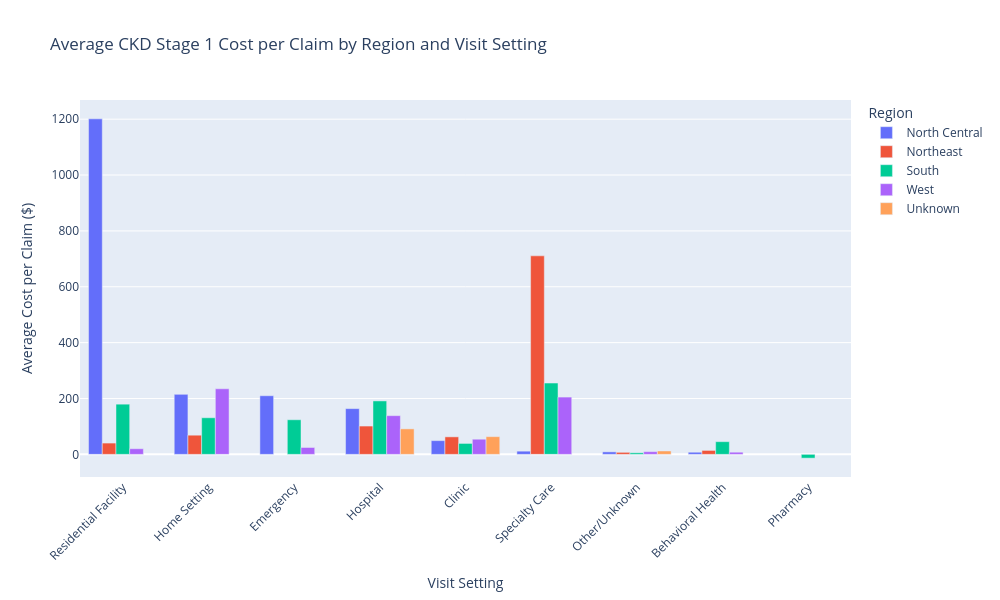
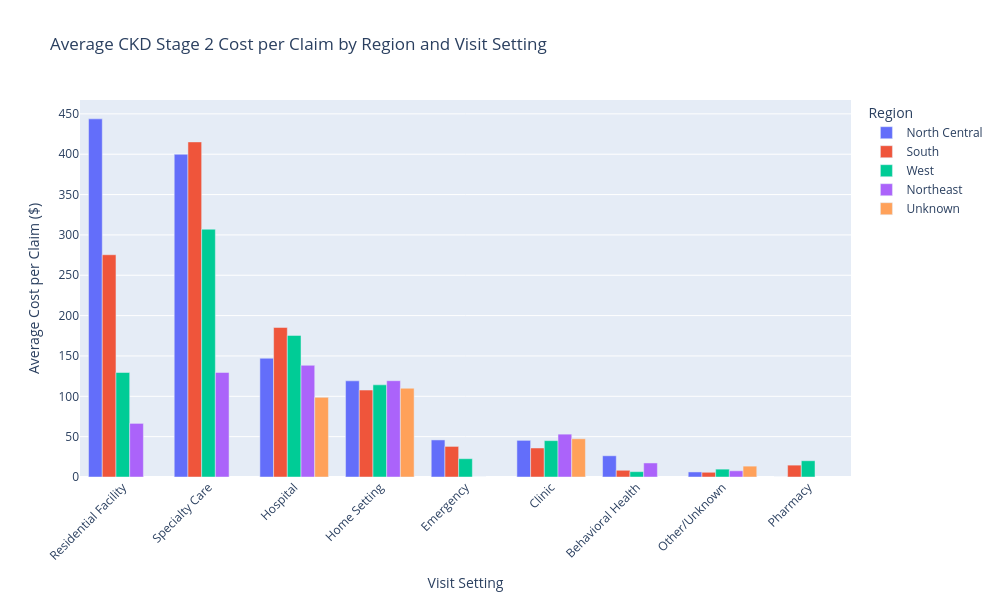
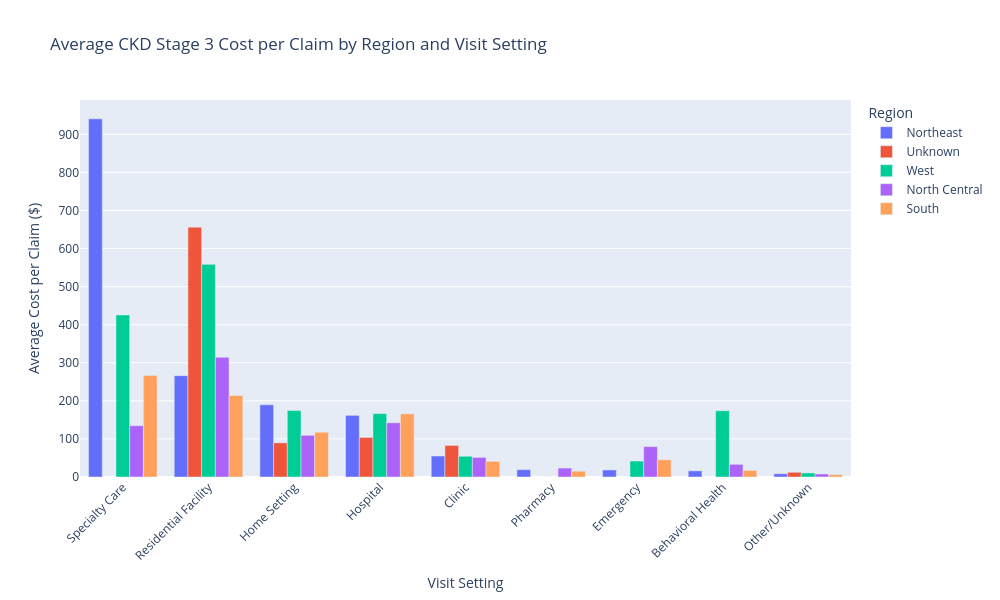
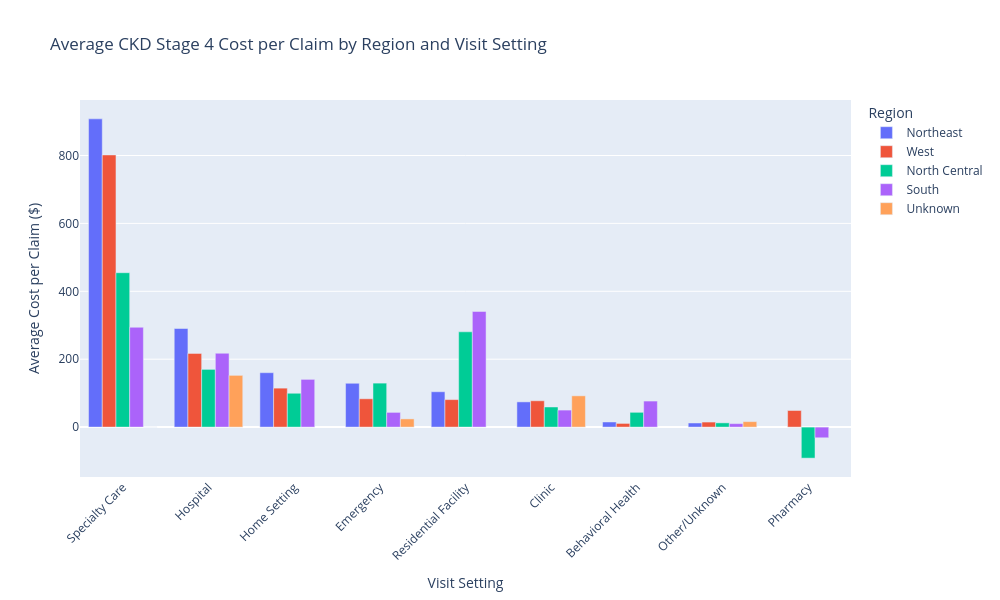

Write notebook code for charts like these, in order.
### Markdown cell above
##### Load the json file and plot histogram

### Code cell
import plotly.express as px
import json
# Convert maps to PySpark expression
from pyspark.sql.functions import create_map, lit
from itertools import chain

# Load region labels and stdplac mappings
with open("geo_industry_map.json", "r") as f:
    mappings = json.load(f)
region_labels = mappings["region_labels"]

with open("stdplac_group_map.json", "r") as f:
    stdplac_group_map = json.load(f)



stdplac_map_expr = create_map([lit(k) for k in chain(*stdplac_group_map.items())])
region_map_expr = create_map([lit(k) for k in chain(*region_labels.items())])

# Main plotting function
def plot_ckd_stage_costs(df_ckd_claims, stages=["CKD Stage 1", "CKD Stage 2", "CKD Stage 3", "CKD Stage 4", "CKD Stage 5", "ESRD"]):
    plots = []

    for stage in stages:
        # Filter stage
        df_stage = df_ckd_claims.filter(F.col("CKD_STAGE") == stage)

        # Add mapped columns
        df_stage = (
            df_stage
            .withColumn("Location", stdplac_map_expr.getItem(F.col("STDPLAC").cast("string")))
            .withColumn("Region_Label", region_map_expr.getItem(F.col("REGION").cast("string")))
            .fillna({"Location": "Unmapped", "Region_Label": "Unknown"})
        )
        df_stage_pd = df_stage.toPandas()

        # Special handling for ESRD: remove the top outlier in Unknown region   
        if stage == "ESRD":
            # Remove top outlier row (max NETPAY) in Unknown region
            is_unknown = df_stage_pd["Region_Label"] == "Unknown"
            df_stage_pd = df_stage_pd[~((is_unknown))]
        
        # Group and aggregate
        df_summary = (
            df_stage.groupBy("Region_Label", "Location")
            .agg(
                F.sum("NETPAY").alias("Total_Cost"),
                F.count("*").alias("n_claims"),
                F.mean("NETPAY").alias("Avg_Cost_per_Claim")
            )
            .orderBy(F.desc("Avg_Cost_per_Claim"))
        )

        # Convert to pandas for plotting
        df_summary_pd = df_summary.toPandas()

        # Plot
        fig = px.bar(
            df_summary_pd,
            x="Location",
            y="Avg_Cost_per_Claim",
            color="Region_Label",
            barmode="group",
            title=f"Average {stage} Cost per Claim by Region and Visit Setting",
            labels={
                "Avg_Cost_per_Claim": "Average Cost per Claim ($)",
                "Location": "Visit Setting",
                "Region_Label": "Region"
            },
            height=600,
            width=1000
        )
        fig.update_layout(xaxis_tickangle=-45)
        fig.show()
        plots.append(fig)

    return plots

plots = plot_ckd_stage_costs(df_ckd_claims)

### Figure 1 — Plotly figure (JSON) as saved in the notebook; plotly's stock layout.template omitted (floating-point values rounded to 4 significant figures)
{"data": [{"alignmentgroup": "True", "hovertemplate": "Region=North Central<br>Visit Setting=%{x}<br>Average Cost per Claim ($)=%{y}<extra></extra>", "legendgroup": "North Central", "marker": {"color": "#636efa", "pattern": {"shape": ""}}, "name": "North Central", "offsetgroup": "North Central", "orientation": "v", "showlegend": true, "textposition": "auto", "type": "bar", "x": ["Residential Facility", "Home Setting", "Emergency", "Hospital", "Clinic", "Specialty Care", "Other/Unknown", "Behavioral Health"], "xaxis": "x", "y": [1201.0, 215.0, 209.8, 163.7, 49.13, 11.44, 8.952, 7.63], "yaxis": "y"}, {"alignmentgroup": "True", "hovertemplate": "Region=Northeast<br>Visit Setting=%{x}<br>Average Cost per Claim ($)=%{y}<extra></extra>", "legendgroup": "Northeast", "marker": {"color": "#EF553B", "pattern": {"shape": ""}}, "name": "Northeast", "offsetgroup": "Northeast", "orientation": "v", "showlegend": true, "textposition": "auto", "type": "bar", "x": ["Specialty Care", "Hospital", "Home Setting", "Clinic", "Residential Facility", "Behavioral Health", "Other/Unknown"], "xaxis": "x", "y": [710.8, 101.3, 68.63, 62.68, 40.41, 14.08, 7.268], "yaxis": "y"}, {"alignmentgroup": "True", "hovertemplate": "Region=South<br>Visit Setting=%{x}<br>Average Cost per Claim ($)=%{y}<extra></extra>", "legendgroup": "South", "marker": {"color": "#00cc96", "pattern": {"shape": ""}}, "name": "South", "offsetgroup": "South", "orientation": "v", "showlegend": true, "textposition": "auto", "type": "bar", "x": ["Specialty Care", "Hospital", "Residential Facility", "Home Setting", "Emergency", "Behavioral Health", "Clinic", "Other/Unknown", "Pharmacy"], "xaxis": "x", "y": [255.3, 191.3, 179.7, 131.0, 123.9, 45.42, 39.13, 5.528, -13.58], "yaxis": "y"}, {"alignmentgroup": "True", "hovertemplate": "Region=West<br>Visit Setting=%{x}<br>Average Cost per Claim ($)=%{y}<extra></extra>", "legendgroup": "West", "marker": {"color": "#ab63fa", "pattern": {"shape": ""}}, "name": "West", "offsetgroup": "West", "orientation": "v", "showlegend": true, "textposition": "auto", "type": "bar", "x": ["Home Setting", "Specialty Care", "Hospital", "Clinic", "Emergency", "Residential Facility", "Other/Unknown", "Behavioral Health"], "xaxis": "x", "y": [234.7, 205.1, 138.5, 54.24, 24.58, 20.15, 9.599, 7.72], "yaxis": "y"}, {"alignmentgroup": "True", "hovertemplate": "Region=Unknown<br>Visit Setting=%{x}<br>Average Cost per Claim ($)=%{y}<extra></extra>", "legendgroup": "Unknown", "marker": {"color": "#FFA15A", "pattern": {"shape": ""}}, "name": "Unknown", "offsetgroup": "Unknown", "orientation": "v", "showlegend": true, "textposition": "auto", "type": "bar", "x": ["Hospital", "Clinic", "Other/Unknown"], "xaxis": "x", "y": [91.24, 63.37, 12.11], "yaxis": "y"}], "layout": {"barmode": "group", "height": 600, "legend": {"title": {"text": "Region"}, "tracegroupgap": 0}, "title": {"text": "Average CKD Stage 1 Cost per Claim by Region and Visit Setting"}, "width": 1000, "xaxis": {"anchor": "y", "domain": [0, 1], "tickangle": -45, "title": {"text": "Visit Setting"}}, "yaxis": {"anchor": "x", "domain": [0, 1], "title": {"text": "Average Cost per Claim ($)"}}}}

### Figure 2 — Plotly figure (JSON) as saved in the notebook; plotly's stock layout.template omitted (floating-point values rounded to 4 significant figures)
{"data": [{"alignmentgroup": "True", "hovertemplate": "Region=North Central<br>Visit Setting=%{x}<br>Average Cost per Claim ($)=%{y}<extra></extra>", "legendgroup": "North Central", "marker": {"color": "#636efa", "pattern": {"shape": ""}}, "name": "North Central", "offsetgroup": "North Central", "orientation": "v", "showlegend": true, "textposition": "auto", "type": "bar", "x": ["Residential Facility", "Specialty Care", "Hospital", "Home Setting", "Emergency", "Clinic", "Behavioral Health", "Other/Unknown", "Pharmacy"], "xaxis": "x", "y": [443.8, 400.0, 147.1, 119.2, 45.93, 45.42, 26.31, 6.253, 0.0], "yaxis": "y"}, {"alignmentgroup": "True", "hovertemplate": "Region=South<br>Visit Setting=%{x}<br>Average Cost per Claim ($)=%{y}<extra></extra>", "legendgroup": "South", "marker": {"color": "#EF553B", "pattern": {"shape": ""}}, "name": "South", "offsetgroup": "South", "orientation": "v", "showlegend": true, "textposition": "auto", "type": "bar", "x": ["Specialty Care", "Residential Facility", "Hospital", "Home Setting", "Emergency", "Clinic", "Pharmacy", "Behavioral Health", "Other/Unknown"], "xaxis": "x", "y": [415.2, 275.4, 185.3, 107.7, 37.91, 35.95, 14.7, 8.324, 5.857], "yaxis": "y"}, {"alignmentgroup": "True", "hovertemplate": "Region=West<br>Visit Setting=%{x}<br>Average Cost per Claim ($)=%{y}<extra></extra>", "legendgroup": "West", "marker": {"color": "#00cc96", "pattern": {"shape": ""}}, "name": "West", "offsetgroup": "West", "orientation": "v", "showlegend": true, "textposition": "auto", "type": "bar", "x": ["Specialty Care", "Hospital", "Residential Facility", "Home Setting", "Clinic", "Emergency", "Pharmacy", "Other/Unknown", "Behavioral Health"], "xaxis": "x", "y": [307.1, 175.4, 129.5, 114.2, 45.06, 22.68, 20.16, 9.744, 6.615], "yaxis": "y"}, {"alignmentgroup": "True", "hovertemplate": "Region=Northeast<br>Visit Setting=%{x}<br>Average Cost per Claim ($)=%{y}<extra></extra>", "legendgroup": "Northeast", "marker": {"color": "#ab63fa", "pattern": {"shape": ""}}, "name": "Northeast", "offsetgroup": "Northeast", "orientation": "v", "showlegend": true, "textposition": "auto", "type": "bar", "x": ["Hospital", "Specialty Care", "Home Setting", "Residential Facility", "Clinic", "Behavioral Health", "Other/Unknown", "Emergency"], "xaxis": "x", "y": [138.4, 129.5, 119.3, 66.44, 53.1, 17.4, 7.687, 0.0], "yaxis": "y"}, {"alignmentgroup": "True", "hovertemplate": "Region=Unknown<br>Visit Setting=%{x}<br>Average Cost per Claim ($)=%{y}<extra></extra>", "legendgroup": "Unknown", "marker": {"color": "#FFA15A", "pattern": {"shape": ""}}, "name": "Unknown", "offsetgroup": "Unknown", "orientation": "v", "showlegend": true, "textposition": "auto", "type": "bar", "x": ["Home Setting", "Hospital", "Clinic", "Other/Unknown"], "xaxis": "x", "y": [110.0, 98.7, 47.35, 13.46], "yaxis": "y"}], "layout": {"barmode": "group", "height": 600, "legend": {"title": {"text": "Region"}, "tracegroupgap": 0}, "title": {"text": "Average CKD Stage 2 Cost per Claim by Region and Visit Setting"}, "width": 1000, "xaxis": {"anchor": "y", "domain": [0, 1], "tickangle": -45, "title": {"text": "Visit Setting"}}, "yaxis": {"anchor": "x", "domain": [0, 1], "title": {"text": "Average Cost per Claim ($)"}}}}

### Figure 3 — Plotly figure (JSON) as saved in the notebook; plotly's stock layout.template omitted (floating-point values rounded to 4 significant figures)
{"data": [{"alignmentgroup": "True", "hovertemplate": "Region=Northeast<br>Visit Setting=%{x}<br>Average Cost per Claim ($)=%{y}<extra></extra>", "legendgroup": "Northeast", "marker": {"color": "#636efa", "pattern": {"shape": ""}}, "name": "Northeast", "offsetgroup": "Northeast", "orientation": "v", "showlegend": true, "textposition": "auto", "type": "bar", "x": ["Specialty Care", "Residential Facility", "Home Setting", "Hospital", "Clinic", "Pharmacy", "Emergency", "Behavioral Health", "Other/Unknown"], "xaxis": "x", "y": [940.7, 266.1, 189.5, 161.9, 55.15, 19.27, 18.53, 16.18, 8.567], "yaxis": "y"}, {"alignmentgroup": "True", "hovertemplate": "Region=Unknown<br>Visit Setting=%{x}<br>Average Cost per Claim ($)=%{y}<extra></extra>", "legendgroup": "Unknown", "marker": {"color": "#EF553B", "pattern": {"shape": ""}}, "name": "Unknown", "offsetgroup": "Unknown", "orientation": "v", "showlegend": true, "textposition": "auto", "type": "bar", "x": ["Residential Facility", "Hospital", "Home Setting", "Clinic", "Other/Unknown"], "xaxis": "x", "y": [656.2, 103.9, 89.7, 82.89, 12.49], "yaxis": "y"}, {"alignmentgroup": "True", "hovertemplate": "Region=West<br>Visit Setting=%{x}<br>Average Cost per Claim ($)=%{y}<extra></extra>", "legendgroup": "West", "marker": {"color": "#00cc96", "pattern": {"shape": ""}}, "name": "West", "offsetgroup": "West", "orientation": "v", "showlegend": true, "textposition": "auto", "type": "bar", "x": ["Residential Facility", "Specialty Care", "Home Setting", "Behavioral Health", "Hospital", "Clinic", "Emergency", "Other/Unknown", "Pharmacy"], "xaxis": "x", "y": [558.5, 425.7, 174.6, 174.1, 166.6, 54.42, 41.94, 10.61, 0.0], "yaxis": "y"}, {"alignmentgroup": "True", "hovertemplate": "Region=North Central<br>Visit Setting=%{x}<br>Average Cost per Claim ($)=%{y}<extra></extra>", "legendgroup": "North Central", "marker": {"color": "#ab63fa", "pattern": {"shape": ""}}, "name": "North Central", "offsetgroup": "North Central", "orientation": "v", "showlegend": true, "textposition": "auto", "type": "bar", "x": ["Residential Facility", "Hospital", "Specialty Care", "Home Setting", "Emergency", "Clinic", "Behavioral Health", "Pharmacy", "Other/Unknown"], "xaxis": "x", "y": [314.5, 142.4, 134.7, 109.4, 79.79, 51.58, 33.34, 23.52, 7.983], "yaxis": "y"}, {"alignmentgroup": "True", "hovertemplate": "Region=South<br>Visit Setting=%{x}<br>Average Cost per Claim ($)=%{y}<extra></extra>", "legendgroup": "South", "marker": {"color": "#FFA15A", "pattern": {"shape": ""}}, "name": "South", "offsetgroup": "South", "orientation": "v", "showlegend": true, "textposition": "auto", "type": "bar", "x": ["Specialty Care", "Residential Facility", "Hospital", "Home Setting", "Emergency", "Clinic", "Behavioral Health", "Pharmacy", "Other/Unknown"], "xaxis": "x", "y": [266.3, 213.9, 165.9, 117.6, 45.35, 41.17, 17.19, 15.24, 6.102], "yaxis": "y"}], "layout": {"barmode": "group", "height": 600, "legend": {"title": {"text": "Region"}, "tracegroupgap": 0}, "title": {"text": "Average CKD Stage 3 Cost per Claim by Region and Visit Setting"}, "width": 1000, "xaxis": {"anchor": "y", "domain": [0, 1], "tickangle": -45, "title": {"text": "Visit Setting"}}, "yaxis": {"anchor": "x", "domain": [0, 1], "title": {"text": "Average Cost per Claim ($)"}}}}

### Figure 4 — Plotly figure (JSON) as saved in the notebook; plotly's stock layout.template omitted (floating-point values rounded to 4 significant figures)
{"data": [{"alignmentgroup": "True", "hovertemplate": "Region=Northeast<br>Visit Setting=%{x}<br>Average Cost per Claim ($)=%{y}<extra></extra>", "legendgroup": "Northeast", "marker": {"color": "#636efa", "pattern": {"shape": ""}}, "name": "Northeast", "offsetgroup": "Northeast", "orientation": "v", "showlegend": true, "textposition": "auto", "type": "bar", "x": ["Specialty Care", "Hospital", "Home Setting", "Emergency", "Residential Facility", "Clinic", "Behavioral Health", "Other/Unknown"], "xaxis": "x", "y": [908.0, 290.4, 160.3, 129.1, 104.2, 74.29, 15.1, 12.12], "yaxis": "y"}, {"alignmentgroup": "True", "hovertemplate": "Region=West<br>Visit Setting=%{x}<br>Average Cost per Claim ($)=%{y}<extra></extra>", "legendgroup": "West", "marker": {"color": "#EF553B", "pattern": {"shape": ""}}, "name": "West", "offsetgroup": "West", "orientation": "v", "showlegend": true, "textposition": "auto", "type": "bar", "x": ["Specialty Care", "Hospital", "Home Setting", "Emergency", "Residential Facility", "Clinic", "Pharmacy", "Other/Unknown", "Behavioral Health"], "xaxis": "x", "y": [801.7, 217.1, 114.8, 83.43, 81.01, 77.58, 48.94, 14.86, 10.84], "yaxis": "y"}, {"alignmentgroup": "True", "hovertemplate": "Region=North Central<br>Visit Setting=%{x}<br>Average Cost per Claim ($)=%{y}<extra></extra>", "legendgroup": "North Central", "marker": {"color": "#00cc96", "pattern": {"shape": ""}}, "name": "North Central", "offsetgroup": "North Central", "orientation": "v", "showlegend": true, "textposition": "auto", "type": "bar", "x": ["Specialty Care", "Residential Facility", "Hospital", "Emergency", "Home Setting", "Clinic", "Behavioral Health", "Other/Unknown", "Pharmacy"], "xaxis": "x", "y": [454.8, 280.7, 170.0, 129.5, 99.68, 59.31, 43.57, 12.48, -91.45], "yaxis": "y"}, {"alignmentgroup": "True", "hovertemplate": "Region=South<br>Visit Setting=%{x}<br>Average Cost per Claim ($)=%{y}<extra></extra>", "legendgroup": "South", "marker": {"color": "#ab63fa", "pattern": {"shape": ""}}, "name": "South", "offsetgroup": "South", "orientation": "v", "showlegend": true, "textposition": "auto", "type": "bar", "x": ["Residential Facility", "Specialty Care", "Hospital", "Home Setting", "Behavioral Health", "Clinic", "Emergency", "Other/Unknown", "Pharmacy"], "xaxis": "x", "y": [340.7, 294.1, 217.5, 140.6, 76.7, 50.13, 43.33, 10.24, -31.47], "yaxis": "y"}, {"alignmentgroup": "True", "hovertemplate": "Region=Unknown<br>Visit Setting=%{x}<br>Average Cost per Claim ($)=%{y}<extra></extra>", "legendgroup": "Unknown", "marker": {"color": "#FFA15A", "pattern": {"shape": ""}}, "name": "Unknown", "offsetgroup": "Unknown", "orientation": "v", "showlegend": true, "textposition": "auto", "type": "bar", "x": ["Hospital", "Clinic", "Emergency", "Other/Unknown", "Specialty Care"], "xaxis": "x", "y": [152.4, 92.13, 24.15, 16.09, 0.0], "yaxis": "y"}], "layout": {"barmode": "group", "height": 600, "legend": {"title": {"text": "Region"}, "tracegroupgap": 0}, "title": {"text": "Average CKD Stage 4 Cost per Claim by Region and Visit Setting"}, "width": 1000, "xaxis": {"anchor": "y", "domain": [0, 1], "tickangle": -45, "title": {"text": "Visit Setting"}}, "yaxis": {"anchor": "x", "domain": [0, 1], "title": {"text": "Average Cost per Claim ($)"}}}}
